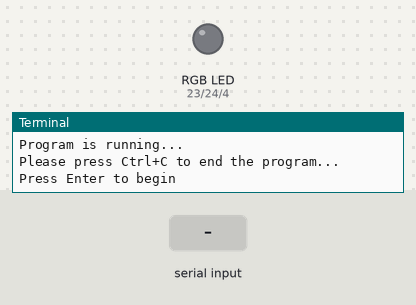
Bench run of a program on a simulated Raspberry Pi (BCM pin numbers). On the bench: an RGB LED mixed from three pins (HIGH = lit), the last lines printed to the terminal. The inputs (shaded band) are chosen by the test bench.

Above: at 1.2 s.
1.3 s: "red" typed at the terminal, then Enter
2.8 s: "green" typed at the terminal, then Enter
At 3.4 s:
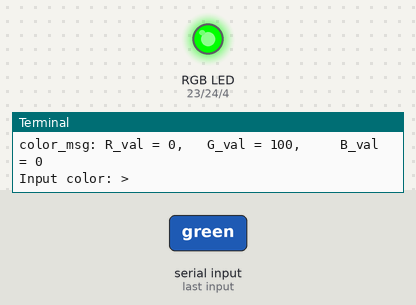
4.3 s: "blue" typed at the terminal, then Enter
At 5.5 s:
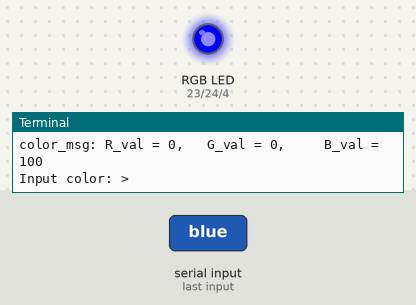
5.8 s: "yellow" typed at the terminal, then Enter
At 6.9 s:
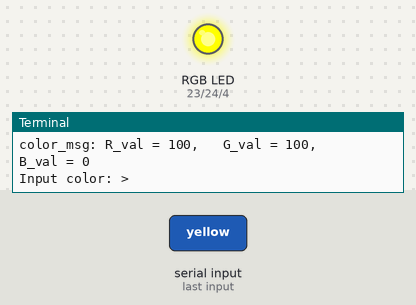
7.3 s: "magenta" typed at the terminal, then Enter
At 8.0 s:
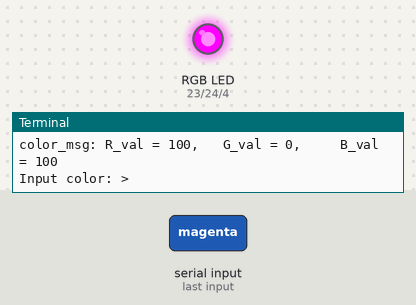
8.8 s: "aqua" typed at the terminal, then Enter
At 9.1 s:
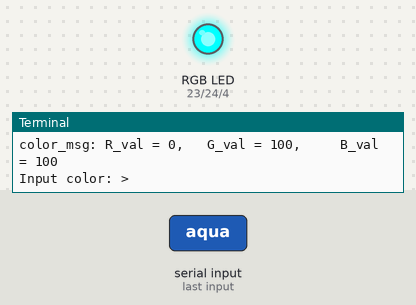
Timing chart, 0 to 11.3 s (numbered marks = the images above; inputs shaded):
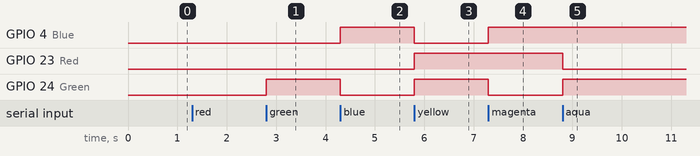

Measured:
- after the input at 2.8 s, GPIO 24 (Green): LOW → HIGH at once
- after the input at 4.3 s, GPIO 4 (Blue): LOW → HIGH at once; GPIO 24 (Green): HIGH → LOW at once
- after the input at 5.8 s, GPIO 4 (Blue): HIGH → LOW at once; GPIO 23 (Red), GPIO 24 (Green): LOW → HIGH at once
- after the input at 7.3 s, GPIO 4 (Blue): LOW → HIGH at once; GPIO 24 (Green): HIGH → LOW at once
- after the input at 8.8 s, GPIO 23 (Red): HIGH → LOW at once; GPIO 24 (Green): LOW → HIGH at once

The program:

bene_rgb.py
```python
#!/usr/bin/env python

import RPi.GPIO as GPIO
import time

# Set up a color table in Hexadecimal
COLOR = [0xFF0000, 0x00FF00, 0x0000FF, 0xFFFF00, 0xFF00FF, 0x00FFFF]


# Set pins' channels with dictionary
pins = {'Red':23, 'Green':24, 'Blue':4}

def print_message():
	print ("========================================")
	print ("|             RGB LED                  |")
	print ("|    ------------------------------    |")
	print ("|       Red Pin connect to GPIO23      |")
	print ("|       Green Pin connect to GPIO24    |")
	print ("|       Blue Pin connect to GPIO4      |")
	print ("|                                      |")
	print ("|  Make a RGB LED emits various color  |")
	print ("========================================\n")
	print 'Program is running...'
	print 'Please press Ctrl+C to end the program...'
	raw_input ("Press Enter to begin\n")

def setup():
	global p_R, p_G, p_B
	# Set the GPIO modes to BCM Numbering
	GPIO.setmode(GPIO.BCM)
	# Set all LedPin's mode to output,
	# and initial level to High(3.3v)
	for i in pins:
		GPIO.setup(pins[i], GPIO.OUT, initial=GPIO.HIGH)

	# Set all led as pwm channel,
	#  and frequece to 2KHz
	p_R = GPIO.PWM(pins['Red'], 2000)
	p_G = GPIO.PWM(pins['Green'], 2000)
	p_B = GPIO.PWM(pins['Blue'], 2000)

	# Set all begin with value 0
	p_R.start(0)
	p_G.start(0)
	p_B.start(0)

# Define a MAP function for mapping values.
def MAP(x, in_min, in_max, out_min, out_max):
	return (x - in_min) * (out_max - out_min) / (in_max - in_min) + out_min

# Define a function to set up colors
# input color should be Hexadecimal with
# red value, blue value, green value.
def setColor(color):
	# Devide colors from 'color' veriable
	R_val = (color & 0xFF0000) >> 16
	G_val = (color & 0x00FF00) >> 8
	B_val = (color & 0x0000FF) >> 0

	# Map color value from 0~255 to 0~100
	R_val = MAP(R_val, 0, 255, 0, 100)
	G_val = MAP(G_val, 0, 255, 0, 100)
	B_val = MAP(B_val, 0, 255, 0, 100)

	# Change the colors
	p_R.ChangeDutyCycle(R_val)
	p_G.ChangeDutyCycle(G_val)
	p_B.ChangeDutyCycle(B_val)

	print "color_msg: R_val = %s,	G_val = %s,	B_val = %s"%(R_val, G_val, B_val)

def main():
	print_message()
	while True:
		myInput = raw_input("Input color: > ")
		print(myInput)
		if(myInput == "red"):
			setColor(0xFF0000)
		elif(myInput == "green"):
			setColor(0x00FF00)
		elif(myInput == "blue"):
			setColor(0x0000FF)
		elif(myInput == "yellow"):
			setColor(0xFFFF00)
		elif(myInput == "magenta"):
			setColor(0xFF00FF)
		elif(myInput == "aqua"):
			setColor(0x00FFFF)
		else:
			print("Wrong input")
		# for color in COLOR:
		# 	setColor(color)
		# 	time.sleep(0.5)
        # setColor(red)
        # time.sleep(0.5)

def destroy():
	# Stop all pwm channel
	p_R.stop()
	p_G.stop()
	p_B.stop()
	# Turn off all LEDs
	GPIO.output(pins, GPIO.HIGH)
	# Release resource
	GPIO.cleanup()

# If run this script directly, do:
if __name__ == '__main__':
	setup()
	try:
		main()
	# When 'Ctrl+C' is pressed, the child program
	# destroy() will be  executed.
	except KeyboardInterrupt:
		destroy()
```
